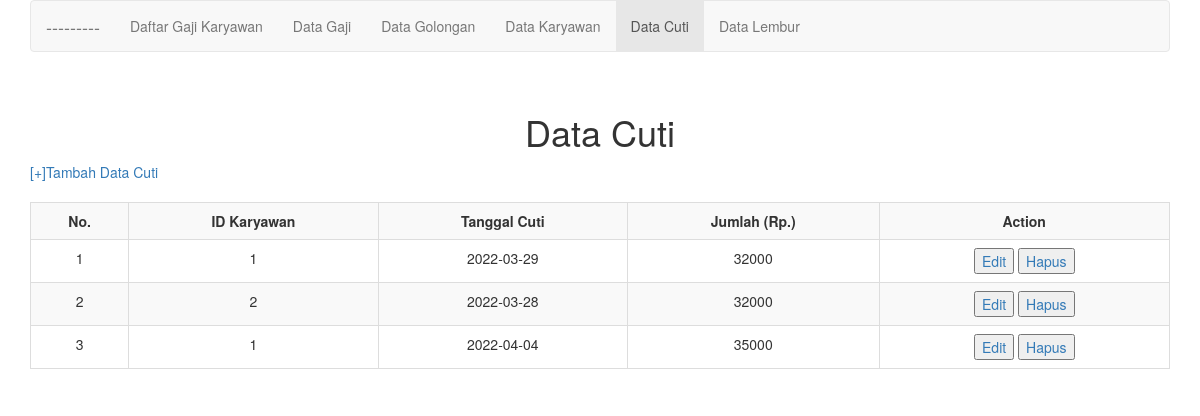
The app's page /tampil_cuti.php with its own data.
### tables this page shows
CREATE TABLE `cuti` (
  `id_cuti` int(11) NOT NULL AUTO_INCREMENT,
  `tanggal_cuti` date DEFAULT NULL,
  `jumlah` int(11) DEFAULT NULL,
  `karyawan_id` int(11) DEFAULT NULL,
  PRIMARY KEY (`id_cuti`),
  KEY `karyawan_id` (`karyawan_id`),
  CONSTRAINT `cuti_ibfk_1` FOREIGN KEY (`karyawan_id`) REFERENCES `karyawan` (`id_karyawan`)
);

### function.php (called while the page is built, shortened)
<?php
$db = mysqli_connect("localhost", "root", "", "gaji_karyawan");
function query($query)
{
	global $db;
	$result = mysqli_query($db, $query);
	$rows = [];
	while ($row = mysqli_fetch_assoc($result)) {
		$rows[] = $row;
	}
	return $rows;
}
?>

### tampil_cuti.php (the view, shortened to what this page needs)
<?php
require 'function.php';
$cuti = query("SELECT * FROM cuti");
?>
<!DOCTYPE html>
<html lang="en">
<head>
    <link rel="stylesheet" href="bootstrap/css/bootstrap.min.css">
    <link rel="stylesheet" href="style.css">
</head>
<body>
    <div class="container">
        <nav class="navbar navbar-default">
            <div class="container-fluid">
                <div class="navbar-header">
                    <a class="navbar-brand" href="#">---------</a>
                </div>
                <div class="collapse navbar-collapse" id="example-1">
                    <ul class="nav navbar-nav">
                    <li><a href="index.php">Daftar Gaji Karyawan<span class="sr-only">(current)</span></a></li>
                    <li><a href="tampil_gaji.php">Data Gaji</a></li>
                    <li><a href="tampil_golongan.php">Data Golongan</a></li>
                    <li><a href="tampil_karyawan.php">Data Karyawan</a></li>
                    <li class="active"><a href="tampil_cuti.php">Data Cuti</a></li>
                    <li><a href="tampil_lembur.php">Data Lembur</a></li>
                    </ul>
		        </div>
            </div>
        </nav>
        <div class="text-center">
            <br>
            <h1>Data Cuti</h1>
        </div>
        <a href="tambah_cuti.php">[+]Tambah Data Cuti</a>
	    <br><br>
        <div>
            <table border=1 class="table table-striped table-bordered">
                <tr>
                    <th>No.</th>
                    <th>ID Karyawan</th>
                    <th>Tanggal Cuti</th>
                    <th>Jumlah (Rp.)</th>
                    <th>Action</th>
                </tr>
                <?php
                    $no=1;
                    foreach($cuti as $row){ ?>
                <tr>
                    <td><?php echo $no++;?></td>
                    <td><?php echo $row['karyawan_id'];?></td>
                    <td><?php echo $row['tanggal_cuti'];?></td>
                    <td><?php echo $row['jumlah'];?></td>
                    <td>
                        <a href="edit_cuti.php?id=<?php echo $row['id_cuti'];?>">
                            <button type="button"> Edit </button>
                        </a>
                        <a href="hapus_cuti.php?id=<?php echo $row['id_cuti'];?>">
                            <button type="button"> Hapus </button>
                        </a>
                    </td>
                </tr>
                <?php } ?>
            </table>
        </div>
    </div>
</body>
</html>

### style.css (style rules this page uses)
table { margin-left: auto; margin-right: auto; }
td { position:relative; text-align: center; }
th { position:relative; text-align: center; }

### records on screen
cuti: karyawan "1", tanggal_cuti "2022-03-29", jumlah "32000"
cuti: karyawan "2", tanggal_cuti "2022-03-28", jumlah "32000"
cuti: karyawan "1", tanggal_cuti "2022-04-04", jumlah "35000"
